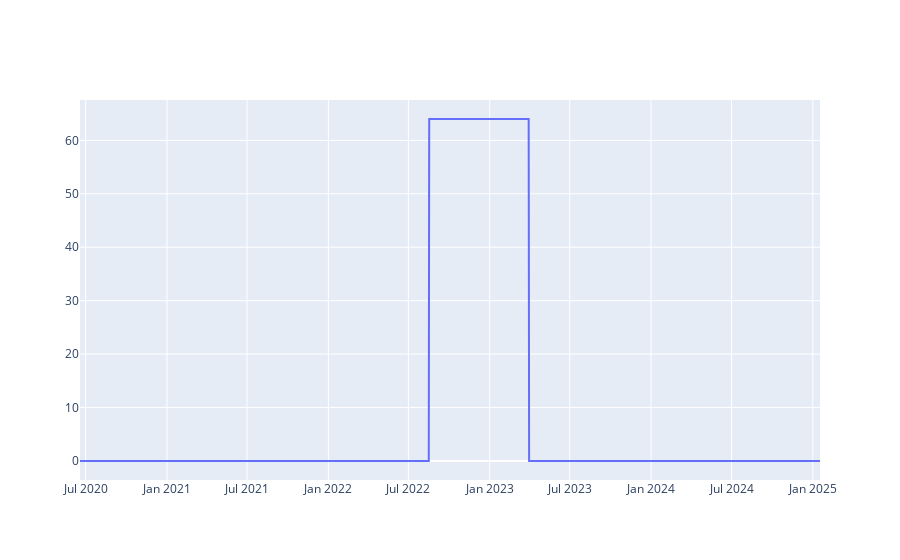

The notebook cell saved with this chart:
### Code cell
fig = go.Figure()

fig.add_trace(go.Scatter(x=raw_bngo['timestamp'], y=raw_bngo['number'], mode='lines', name='Close'))
# fig.add_trace(go.Scatter(x=raw_bngo['timestamp'], y=raw_bngo['number'], mode='lines', name='n'))
fig.show()

### Figure 1 — Plotly figure (JSON) as saved in the notebook; plotly's stock layout.template omitted (floating-point values rounded to 4 significant figures; data arrays with more than 128 entries replaced by an {"elided": "..."} marker saying what was removed)
{"data": [{"mode": "lines", "name": "Close", "type": "scatter", "x": {"elided": "1153 str values"}, "y": {"elided": "1153 int values"}}], "layout": {}}
